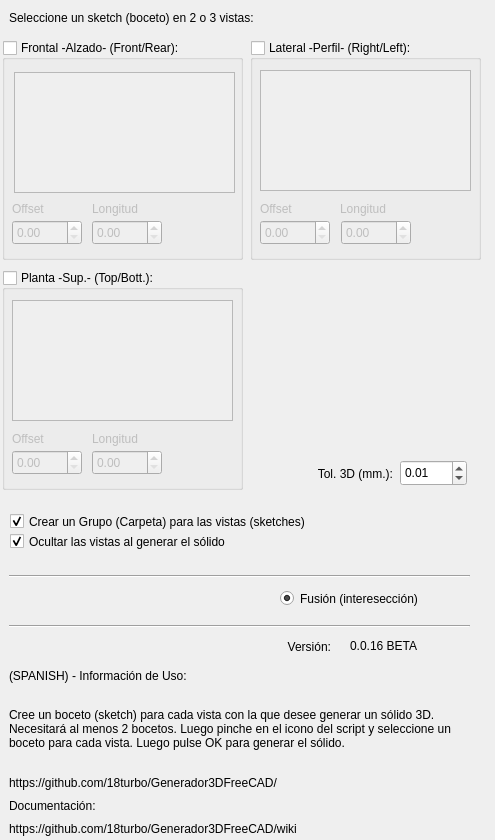
<?xml version="1.0" encoding="UTF-8"?>
<ui version="4.0">
 <class>Dialog</class>
 <widget class="QDialog" name="Dialog">
  <property name="geometry">
   <rect>
    <x>0</x>
    <y>0</y>
    <width>495</width>
    <height>840</height>
   </rect>
  </property>
  <property name="minimumSize">
   <size>
    <width>0</width>
    <height>809</height>
   </size>
  </property>
  <property name="windowTitle">
   <string>Dialog</string>
  </property>
  <widget class="QLabel" name="label_11">
   <property name="geometry">
    <rect>
     <x>9</x>
     <y>797</y>
     <width>113</width>
     <height>17</height>
    </rect>
   </property>
   <property name="text">
    <string>Documentación:</string>
   </property>
  </widget>
  <widget class="QDoubleSpinBox" name="tolerancia">
   <property name="geometry">
    <rect>
     <x>400</x>
     <y>460</y>
     <width>67</width>
     <height>26</height>
    </rect>
   </property>
   <property name="value">
    <double>0.010000000000000</double>
   </property>
  </widget>
  <widget class="Line" name="line_6">
   <property name="geometry">
    <rect>
     <x>9</x>
     <y>568</y>
     <width>461</width>
     <height>16</height>
    </rect>
   </property>
   <property name="orientation">
    <enum>Qt::Horizontal</enum>
   </property>
  </widget>
  <widget class="QRadioButton" name="radioInterseccion">
   <property name="geometry">
    <rect>
     <x>280</x>
     <y>587</y>
     <width>191</width>
     <height>23</height>
    </rect>
   </property>
   <property name="text">
    <string>Fusión (interesección)</string>
   </property>
   <property name="checkable">
    <bool>true</bool>
   </property>
   <property name="checked">
    <bool>true</bool>
   </property>
  </widget>
  <widget class="QCheckBox" name="meterVistasCarpeta">
   <property name="geometry">
    <rect>
     <x>10</x>
     <y>510</y>
     <width>411</width>
     <height>23</height>
    </rect>
   </property>
   <property name="text">
    <string>Crear un Grupo (Carpeta) para las vistas (sketches)</string>
   </property>
   <property name="checked">
    <bool>true</bool>
   </property>
  </widget>
  <widget class="QLabel" name="label_2">
   <property name="geometry">
    <rect>
     <x>9</x>
     <y>9</y>
     <width>461</width>
     <height>17</height>
    </rect>
   </property>
   <property name="lineWidth">
    <number>5</number>
   </property>
   <property name="text">
    <string>Seleccione un sketch (boceto) en 2 o 3 vistas:</string>
   </property>
   <property name="textFormat">
    <enum>Qt::PlainText</enum>
   </property>
   <property name="scaledContents">
    <bool>false</bool>
   </property>
   <property name="wordWrap">
    <bool>true</bool>
   </property>
  </widget>
  <widget class="QLabel" name="label_7">
   <property name="geometry">
    <rect>
     <x>9</x>
     <y>774</y>
     <width>357</width>
     <height>17</height>
    </rect>
   </property>
   <property name="text">
    <string>https://github.com/18turbo/Generador3DFreeCAD/</string>
   </property>
  </widget>
  <widget class="QLabel" name="label_8">
   <property name="geometry">
    <rect>
     <x>9</x>
     <y>667</y>
     <width>217</width>
     <height>17</height>
    </rect>
   </property>
   <property name="text">
    <string>(SPANISH) - Información de Uso:</string>
   </property>
  </widget>
  <widget class="QLabel" name="label_10">
   <property name="geometry">
    <rect>
     <x>280</x>
     <y>455</y>
     <width>113</width>
     <height>37</height>
    </rect>
   </property>
   <property name="text">
    <string>Tol. 3D (mm.):</string>
   </property>
   <property name="alignment">
    <set>Qt::AlignRight|Qt::AlignTrailing|Qt::AlignVCenter</set>
   </property>
   <property name="margin">
    <number>10</number>
   </property>
  </widget>
  <widget class="QLabel" name="label">
   <property name="geometry">
    <rect>
     <x>350</x>
     <y>636</y>
     <width>131</width>
     <height>20</height>
    </rect>
   </property>
   <property name="text">
    <string>0.0.16 BETA</string>
   </property>
   <property name="alignment">
    <set>Qt::AlignLeading|Qt::AlignLeft|Qt::AlignVCenter</set>
   </property>
  </widget>
  <widget class="Line" name="line_5">
   <property name="geometry">
    <rect>
     <x>9</x>
     <y>618</y>
     <width>461</width>
     <height>16</height>
    </rect>
   </property>
   <property name="orientation">
    <enum>Qt::Horizontal</enum>
   </property>
  </widget>
  <widget class="QLabel" name="label_12">
   <property name="geometry">
    <rect>
     <x>9</x>
     <y>820</y>
     <width>384</width>
     <height>17</height>
    </rect>
   </property>
   <property name="text">
    <string>https://github.com/18turbo/Generador3DFreeCAD/wiki</string>
   </property>
  </widget>
  <widget class="QLabel" name="label_9">
   <property name="geometry">
    <rect>
     <x>9</x>
     <y>690</y>
     <width>471</width>
     <height>78</height>
    </rect>
   </property>
   <property name="text">
    <string>Cree un boceto (sketch) para cada vista con la que desee generar un sólido 3D. Necesitará al menos 2 bocetos. Luego pinche en el icono del script y seleccione un boceto para cada vista. Luego pulse OK para generar el sólido.</string>
   </property>
   <property name="wordWrap">
    <bool>true</bool>
   </property>
   <property name="margin">
    <number>5</number>
   </property>
   <property name="indent">
    <number>-1</number>
   </property>
  </widget>
  <widget class="QGroupBox" name="etFrontal">
   <property name="geometry">
    <rect>
     <x>2</x>
     <y>40</y>
     <width>241</width>
     <height>220</height>
    </rect>
   </property>
   <property name="title">
    <string>Frontal -Alzado- (Front/Rear):</string>
   </property>
   <property name="checkable">
    <bool>true</bool>
   </property>
   <property name="checked">
    <bool>false</bool>
   </property>
   <widget class="QDoubleSpinBox" name="longF">
    <property name="geometry">
     <rect>
      <x>90</x>
      <y>180</y>
      <width>70</width>
      <height>25</height>
     </rect>
    </property>
    <property name="maximum">
     <double>100000000.000000000000000</double>
    </property>
   </widget>
   <widget class="QListWidget" name="listWidgetFrontal">
    <property name="geometry">
     <rect>
      <x>12</x>
      <y>32</y>
      <width>221</width>
      <height>121</height>
     </rect>
    </property>
   </widget>
   <widget class="QDoubleSpinBox" name="offsetF">
    <property name="geometry">
     <rect>
      <x>10</x>
      <y>180</y>
      <width>70</width>
      <height>25</height>
     </rect>
    </property>
   </widget>
   <widget class="QLabel" name="label_3">
    <property name="geometry">
     <rect>
      <x>10</x>
      <y>160</y>
      <width>66</width>
      <height>17</height>
     </rect>
    </property>
    <property name="text">
     <string>Offset</string>
    </property>
   </widget>
   <widget class="QLabel" name="label_4">
    <property name="geometry">
     <rect>
      <x>90</x>
      <y>160</y>
      <width>66</width>
      <height>17</height>
     </rect>
    </property>
    <property name="text">
     <string>Longitud</string>
    </property>
   </widget>
  </widget>
  <widget class="QGroupBox" name="etLateral">
   <property name="geometry">
    <rect>
     <x>250</x>
     <y>40</y>
     <width>231</width>
     <height>220</height>
    </rect>
   </property>
   <property name="title">
    <string>Lateral -Perfil- (Right/Left):</string>
   </property>
   <property name="checkable">
    <bool>true</bool>
   </property>
   <property name="checked">
    <bool>false</bool>
   </property>
   <widget class="QListWidget" name="listWidgetLateral">
    <property name="geometry">
     <rect>
      <x>10</x>
      <y>30</y>
      <width>211</width>
      <height>121</height>
     </rect>
    </property>
   </widget>
   <widget class="QDoubleSpinBox" name="offsetL">
    <property name="geometry">
     <rect>
      <x>10</x>
      <y>180</y>
      <width>70</width>
      <height>25</height>
     </rect>
    </property>
   </widget>
   <widget class="QDoubleSpinBox" name="longL">
    <property name="geometry">
     <rect>
      <x>91</x>
      <y>180</y>
      <width>70</width>
      <height>25</height>
     </rect>
    </property>
    <property name="maximum">
     <double>100000000.000000000000000</double>
    </property>
   </widget>
   <widget class="QLabel" name="label_6">
    <property name="geometry">
     <rect>
      <x>90</x>
      <y>160</y>
      <width>66</width>
      <height>17</height>
     </rect>
    </property>
    <property name="text">
     <string>Longitud</string>
    </property>
   </widget>
   <widget class="QLabel" name="label_5">
    <property name="geometry">
     <rect>
      <x>10</x>
      <y>160</y>
      <width>66</width>
      <height>17</height>
     </rect>
    </property>
    <property name="text">
     <string>Offset</string>
    </property>
   </widget>
  </widget>
  <widget class="QGroupBox" name="etPlanta">
   <property name="geometry">
    <rect>
     <x>2</x>
     <y>270</y>
     <width>241</width>
     <height>220</height>
    </rect>
   </property>
   <property name="title">
    <string>Planta -Sup.- (Top/Bott.):</string>
   </property>
   <property name="checkable">
    <bool>true</bool>
   </property>
   <property name="checked">
    <bool>false</bool>
   </property>
   <widget class="QDoubleSpinBox" name="longP">
    <property name="geometry">
     <rect>
      <x>90</x>
      <y>180</y>
      <width>70</width>
      <height>25</height>
     </rect>
    </property>
    <property name="maximum">
     <double>100000000.000000000000000</double>
    </property>
   </widget>
   <widget class="QDoubleSpinBox" name="offsetP">
    <property name="geometry">
     <rect>
      <x>10</x>
      <y>180</y>
      <width>70</width>
      <height>25</height>
     </rect>
    </property>
   </widget>
   <widget class="QListWidget" name="listWidgetPlanta">
    <property name="geometry">
     <rect>
      <x>10</x>
      <y>30</y>
      <width>221</width>
      <height>121</height>
     </rect>
    </property>
    <property name="acceptDrops">
     <bool>false</bool>
    </property>
    <property name="showDropIndicator" stdset="0">
     <bool>true</bool>
    </property>
    <property name="dragEnabled">
     <bool>false</bool>
    </property>
    <property name="selectionMode">
     <enum>QAbstractItemView::SingleSelection</enum>
    </property>
   </widget>
   <widget class="QLabel" name="label_13">
    <property name="geometry">
     <rect>
      <x>90</x>
      <y>160</y>
      <width>66</width>
      <height>17</height>
     </rect>
    </property>
    <property name="text">
     <string>Longitud</string>
    </property>
   </widget>
   <widget class="QLabel" name="label_14">
    <property name="geometry">
     <rect>
      <x>10</x>
      <y>160</y>
      <width>66</width>
      <height>17</height>
     </rect>
    </property>
    <property name="text">
     <string>Offset</string>
    </property>
   </widget>
  </widget>
  <widget class="QLabel" name="label_15">
   <property name="geometry">
    <rect>
     <x>210</x>
     <y>638</y>
     <width>121</width>
     <height>17</height>
    </rect>
   </property>
   <property name="text">
    <string>Versión:</string>
   </property>
   <property name="alignment">
    <set>Qt::AlignRight|Qt::AlignTrailing|Qt::AlignVCenter</set>
   </property>
  </widget>
  <widget class="QCheckBox" name="ocultarVistas">
   <property name="geometry">
    <rect>
     <x>10</x>
     <y>530</y>
     <width>441</width>
     <height>23</height>
    </rect>
   </property>
   <property name="text">
    <string>Ocultar las vistas al generar el sólido</string>
   </property>
   <property name="checked">
    <bool>true</bool>
   </property>
  </widget>
 </widget>
 <resources/>
 <connections/>
</ui>
